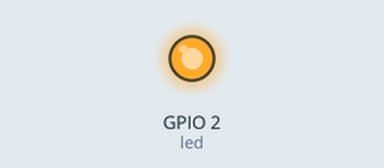
The sketch below on a simulated ESP8266 (NodeMCU). On the bench: output pins drawn as LEDs (lit = HIGH). WiFi joins after 1.5 s; servers stay silent unless stated; what the sketch prints to the serial monitor is not drawn.

Above: at 0.1 s.
At 19.1 s:
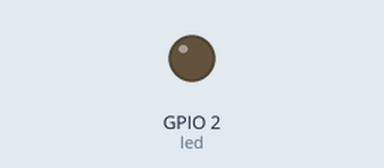
Timing chart, 0 to 20.6 s (numbered marks = the images above):
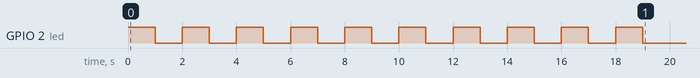

The sketch:

ledremoto-esp8266.ino
```cpp
#include <ESP8266WiFi.h>
#include <WiFiClient.h>
#include <ESP8266WebServer.h>
#include <ESP8266mDNS.h>

#define STASSID "www.reelco.it"
#define STAPSK  "cardu450IX"

const char* ssid = STASSID;
const char* password = STAPSK;

ESP8266WebServer server(80);

const int led = 2;

void setup(void) {
  pinMode(led, OUTPUT);
  for (int i = 0; i < 10; i++) {
    digitalWrite(led, HIGH);
    delay(1000);
    digitalWrite(led, LOW);
    delay(1000);
  }

  Serial.begin(115200);
  Serial.print("setup");

  WiFi.mode(WIFI_STA);
  WiFi.begin(ssid, password);

  // Wait for connection
  while (WiFi.status() != WL_CONNECTED) {
    delay(500);
    Serial.print(".");
  }

  Serial.println("");
  Serial.print("Connected to ");
  Serial.println(ssid);
  Serial.print("IP address: ");
  Serial.println(WiFi.localIP());

  if (MDNS.begin("esp8266")) {
    Serial.println("MDNS responder started");
  }

  server.on("/on", ledon);
  server.on("/off", ledoff);
  //server.onNotFound(handleNotFound);

  server.begin();
  Serial.println("HTTP server started");
}

void loop(void) {
  server.handleClient();
  MDNS.update();
}

void ledon() {
  server.send(200, "text/plain", "led on");
  digitalWrite(led, HIGH);
}

void ledoff() {
  server.send(200, "text/plain", "led off");
  digitalWrite(led, LOW);
}
```
